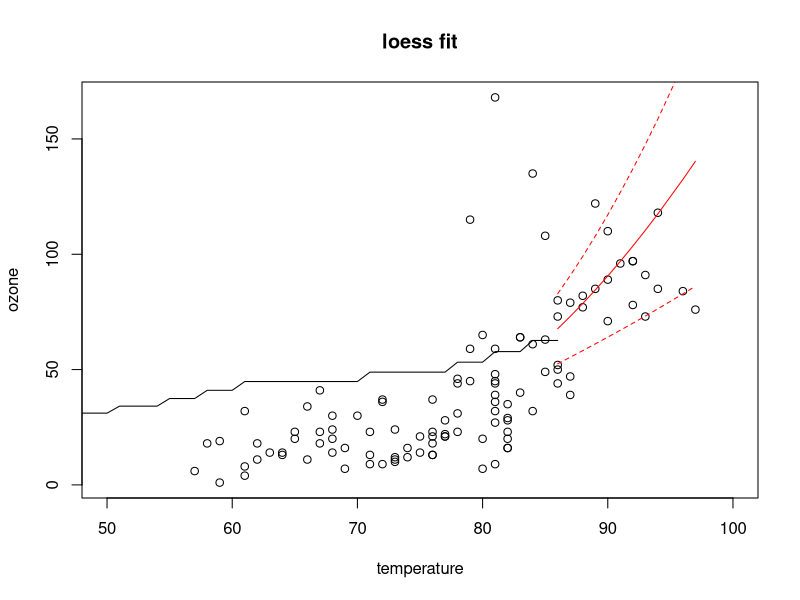
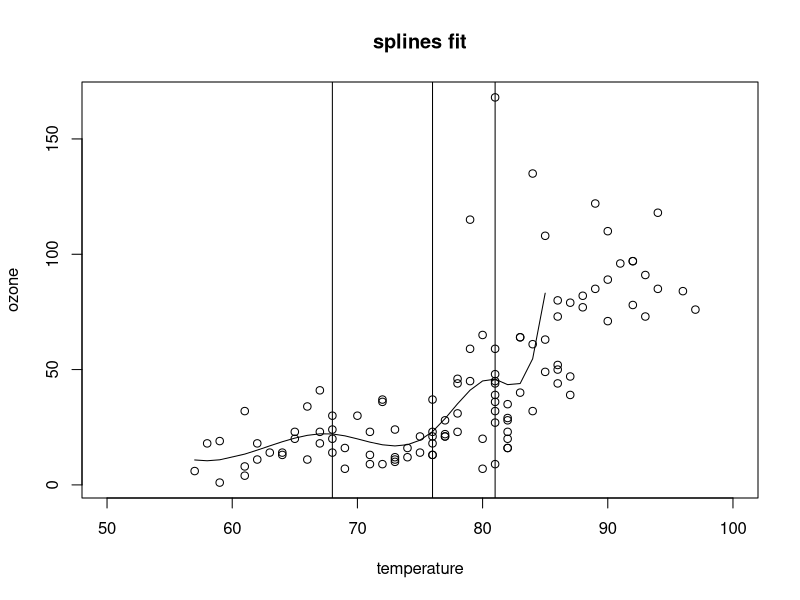
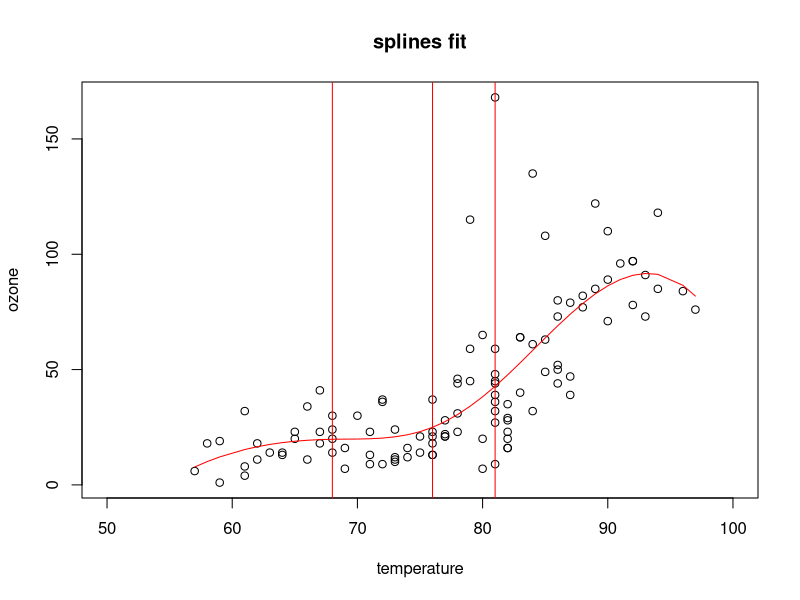
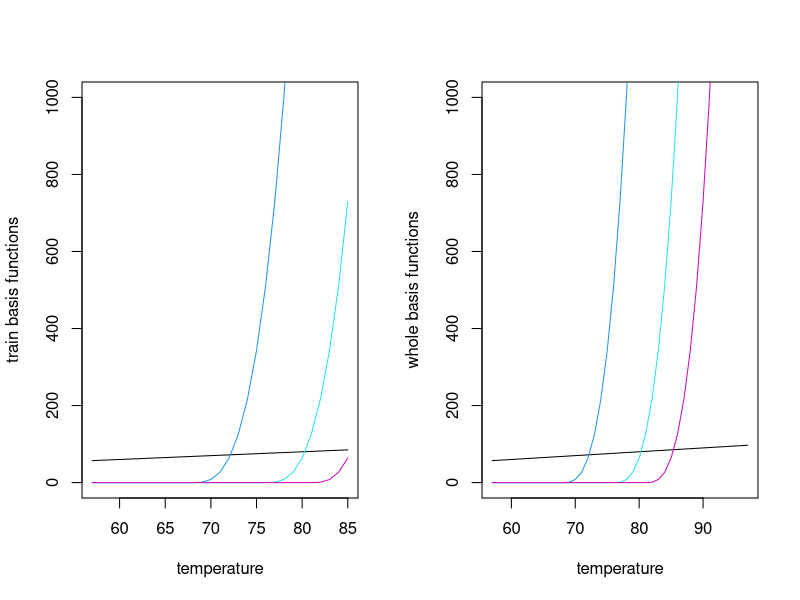
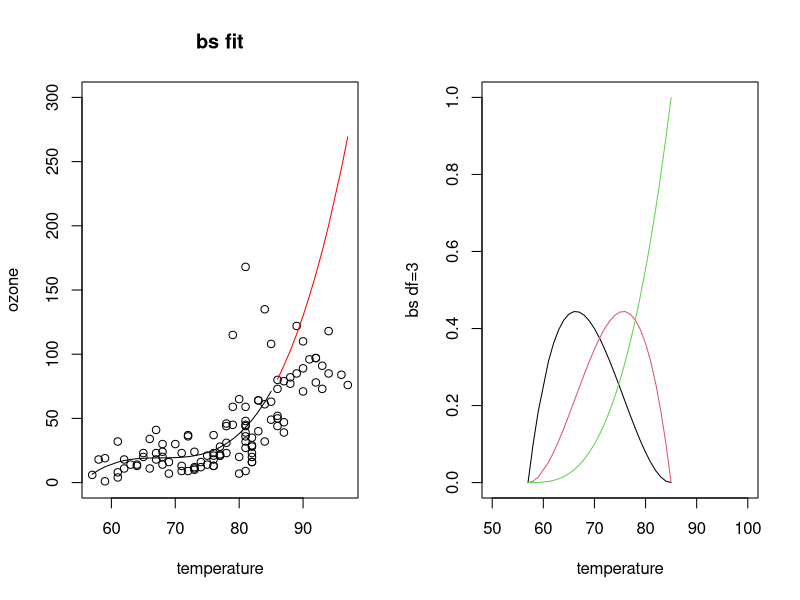
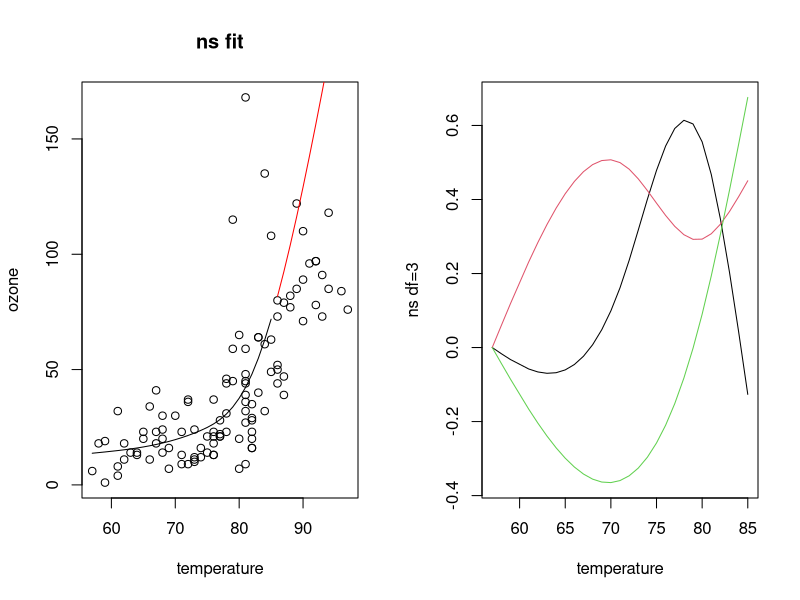

Reproduce these figures in R, in order.
## ---- chunk 1

data(environmental, package="lattice")
str(environmental)

data <- environmental[order(environmental$temperature),]
train <- which(data$temperature <= 85)
test <- (1:nrow(data)) [-train]

## ---- chunk 2
plot(data$temperature, data$ozone, xlim=c(50, 100), main="loess fit", xlab="temperature", ylab="ozone")

smooth <- loess(ozone~temperature, data = data, subset = train, control = loess.control(surface = "direct"), span = 4, degree = 2)
lines(smooth$fitted)

pred1 <- predict(smooth, data[test,'temperature'], se = TRUE)
lines(data[test,'temperature'], pred1$fit, col = 'red')
lines(data[test,'temperature'], pred1$fit + 2 * pred1$se.fit, lty = 2, col = 'red')
lines(data[test,'temperature'], pred1$fit - 2 * pred1$se.fit, lty = 2, col = 'red')


## ---- chunk 3

lecturespl <- function(x, nknots=2, M=4){
    # nknots ... number of knots -> placed at regular quantiles
    # M ... M-1 is the degree of the polynomial
    n <- length(x)
    # X will not get an intercept column
    X <- matrix(NA,nrow=n,ncol=(M-1)+nknots)
    for (i in 1:(M-1)){ X[,i] <- x^i }
    # now the basis functions for the constraints:
    quant <- seq(0,1,1/(nknots+1))[c(2:(nknots+1))]
    qu <- quantile(x,quant)
    for (i in M:(M+nknots-1)){
      X[,i] <- ifelse(x-qu[i-M+1]<0,0,(x-qu[i-M+1])^(M-1))
    }
    list(X=X,quantiles=quant,xquantiles=qu)
}



## ---- chunk 4
plot(data$temperature, data$ozone, xlim=c(50, 100), main="splines fit", xlab="temperature", ylab="ozone")

spl1 <- lecturespl(data[train, 'temperature'], nknots=3, M=4)
ozone <- data$ozone[train]
lm1 <- lm(ozone~spl1$X)
lines(data$temperature[train],predict(lm1, newdata=data.frame(data$temperature[train])))
abline(v=spl1$xquantiles)

## ---- chunk 5
extraspl <- function(x, knots, M=4){
  # nknots ... number of knots -> placed at regular quantiles
  nknots <- length(knots)
  # M ... M-1 is the degree of the polynomial
  n <- length(x)
  # X will not get an intercept column
  X <- matrix(NA,nrow=n,ncol=(M-1)+nknots)
  for (i in 1:(M-1)){ X[,i] <- x^i }
  # now the basis functions for the constraints:
  #quant <- seq(0,1,1/(nknots+1))[c(2:(nknots+1))]
  qu <- knots
  for (i in M:(M+nknots-1)){
    X[,i] <- ifelse(x-qu[i-M+1]<0,0,(x-qu[i-M+1])^(M-1))
  }
  list(X=X,xquantiles=qu)
}


spl3 <- extraspl(data[, 'temperature'], knots=spl1$xquantiles, M=4)

ozone <- data$ozone
lm3 <- lm(ozone~spl3$X)
plot(data$temperature, data$ozone, xlim=c(50, 100), main="splines fit", xlab="temperature", ylab="ozone")
lines(data$temperature, predict(lm3, newdata=data.frame(data$temperature)),col='red')
abline(v=spl1$xquantiles, col='red')

## ---- chunk 6
par(mfrow=c(1,2))
matplot(data$temperature[train], spl1$X, type="l",lty=1, ylim=c(0,1000), xlab="temperature", ylab="train basis functions")
matplot(data$temperature, spl3$X, type="l",lty=1, ylim=c(0,1000), xlab="temperature", ylab="whole basis functions")

## ---- chunk 7
library(splines)


bs1 <- lm(ozone ~ bs(temperature, df=3), data=data, subset=train)

plot(data$temperature, data$ozone, ylim=c(0,300), main="bs fit", xlab="temperature", ylab="ozone")
lines(data$temperature[train], predict.lm(bs1, data.frame(temperature=data$temperature[train])))
lines(data$temperature[test], predict.lm(bs1, data.frame(temperature=data$temperature[test])), col="red")

## ---- chunk 8

matplot(data$temperature[train], bs(data$temperature[train], df=3), type="l",lty=1, xlab="temperature", ylab="bs df=3", xlim=c(50,100))

## ---- chunk 9

ns1 <- lm(ozone ~ ns(temperature, df=3), data=data, subset=train)
plot(data$temperature, data$ozone, main="ns fit", xlab="temperature", ylab="ozone")
lines(data$temperature[train], predict.lm(ns1))
lines(data$temperature[test], predict.lm(ns1, data.frame(temperature=data$temperature[test])), col="red")

## ---- chunk 10
matplot(data$temperature[train], ns(data$temperature[train], df=3), type="l",lty=1, xlab="temperature", ylab="ns df=3")

## ---- chunk 11

## ---- chunk 12

## ---- chunk 13

